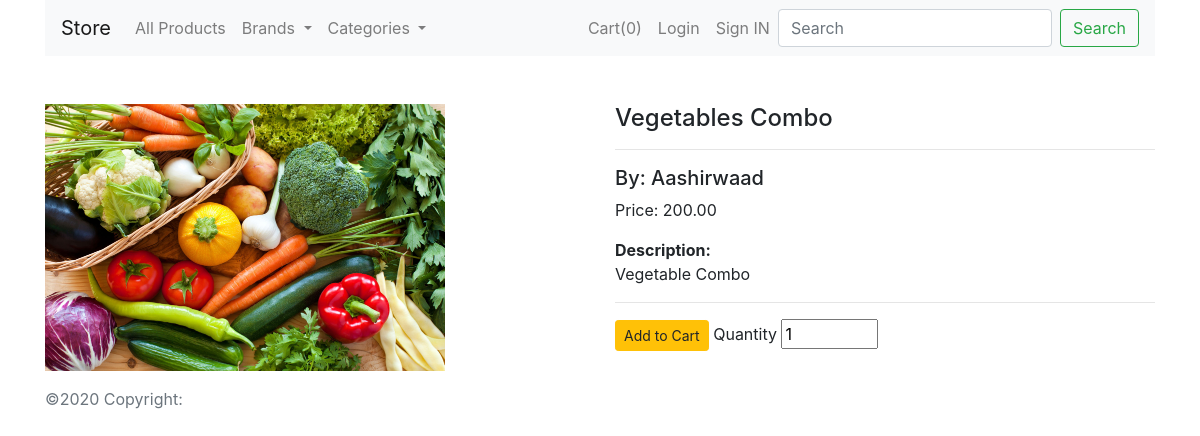
/product/5, run on the app's committed database.
### shop/products/models.py (models this page shows, shortened)
class Product(db.Model):
    id = db.Column(db.Integer, primary_key=True)
    name = db.Column(db.String(80), nullable=False)
    price = db.Column(db.Numeric(10, 2), nullable=False)
    stock = db.Column(db.Integer, nullable=False)
    desc = db.Column(db.Text, nullable=False)
    pub_date = db.Column(db.DateTime, nullable=False, default=datetime.now())
    brand_id = db.Column(db.Integer, db.ForeignKey('brand.id', ondelete="CASCADE"), nullable=False)
    brand = db.relationship('Brand', backref=db.backref('brand', lazy=True))
    category_id = db.Column(db.Integer, db.ForeignKey('category.id', ondelete="CASCADE"), nullable=False)
    category = db.relationship('Category', backref=db.backref('category', lazy=True))
    image_1 = db.Column(db.String(256), nullable=False, default='image1.jpg')

class Brand(db.Model):
    id = db.Column(db.Integer, primary_key=True)
    name = db.Column(db.String(64), nullable=False, unique=True)

### shop/products/routes.py (the view)
@app.route('/product/<int:product_id>')
def product_details(product_id):
    product = Product.query.get_or_404(product_id)
    brands = Brand.query.join(Product, (Brand.id == Product.brand_id)).all()
    Category.query.join(Product, (Category.id == Product.category_id)).all()
    return render_template('products/product_details.html', product=product, title=product.name, brands=brands,
                           categories=get_entities_with_products('category'))

### shop/products/routes.py (called while the page is built)
def get_entities_with_products(entity_type):
    if entity_type == 'brand':
        entities = Brand.query.join(Product, (Brand.id == Product.brand_id)).all()
    elif entity_type == 'category':
        entities = Category.query.join(Product, (Category.id == Product.category_id)).all()
    else:
        raise ValueError("Invalid entity_type. It should be 'brand' or 'category'.")
    return entities

### shop/templates/products/product_details.html (shortened to what this page needs)
{% extends 'layout.html' %}
{% block body_block %}
    {% include 'navbar.html' %}
    <div class="container mt-5">
        <div class="row">
            <div class="col-md-6" id='b_image'>
                <img src="{{ url_for('static', filename='images/'+product.image_1) }}" alt="{{ product.name }}"
                     width="400px">
            </div>
            <div class="col-md-6">
                <h4>{{ product.name }}</h4>
                <hr>
                <h5>By: {{ product.brand.name }}</h5>
                <p>Price: {{ product.price }}</p>
                <strong>Description:</strong>
                <p>{{ product.desc }}</p>
                <hr>
                <form action="{{ url_for('add_cart') }}" method="post">
                    <button type="submit" class="btn btn-sm btn-warning">Add to Cart</button>
                    <label for="">Quantity</label>
                    <input type="number" name="quantity" id='' value="1" min="1" max="{{ product.stock }}">
                </form>
            </div>
        </div>
    </div>
{% endblock body_block %}

### data on the page
Product: image_1 (picture), name "Vegetables Combo", price "200.00", desc "Vegetable Combo"
Brand: brand.name "Aashirwaad"

### other printed values
{{ session['shop_cart']|length }} "0"
